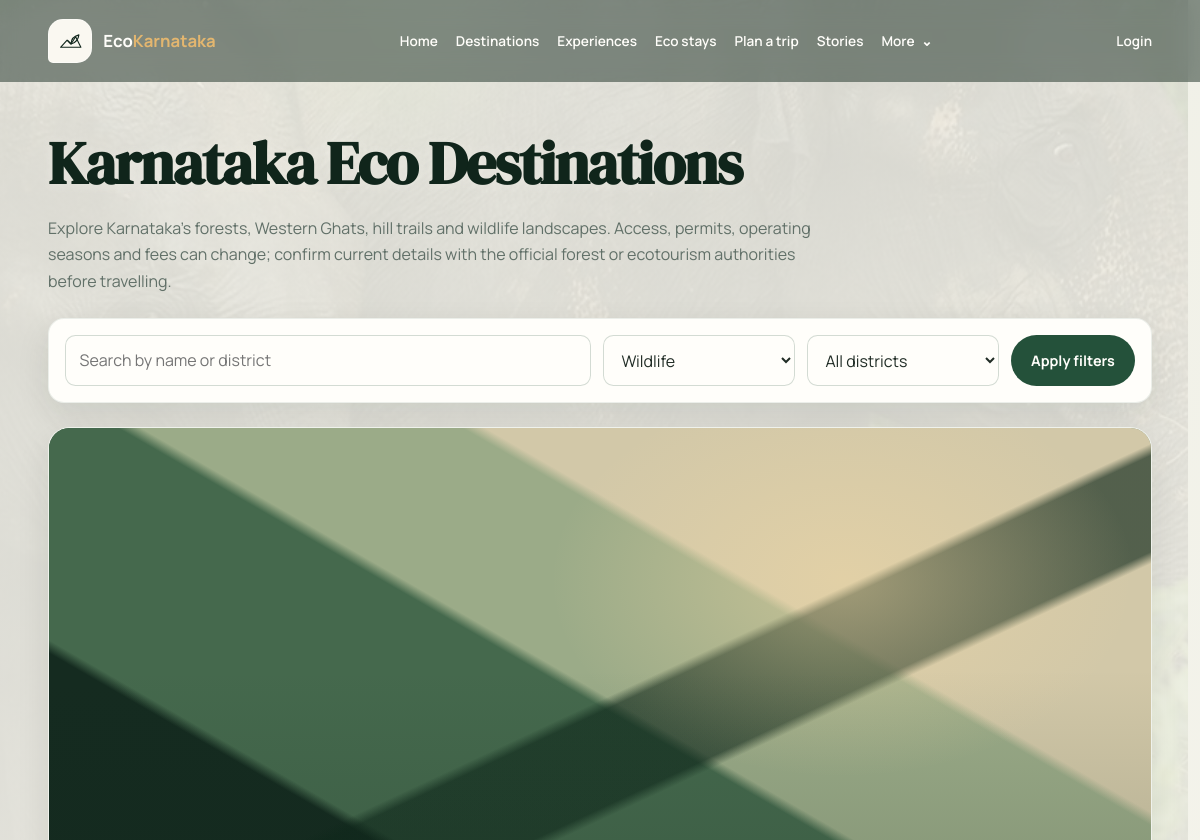
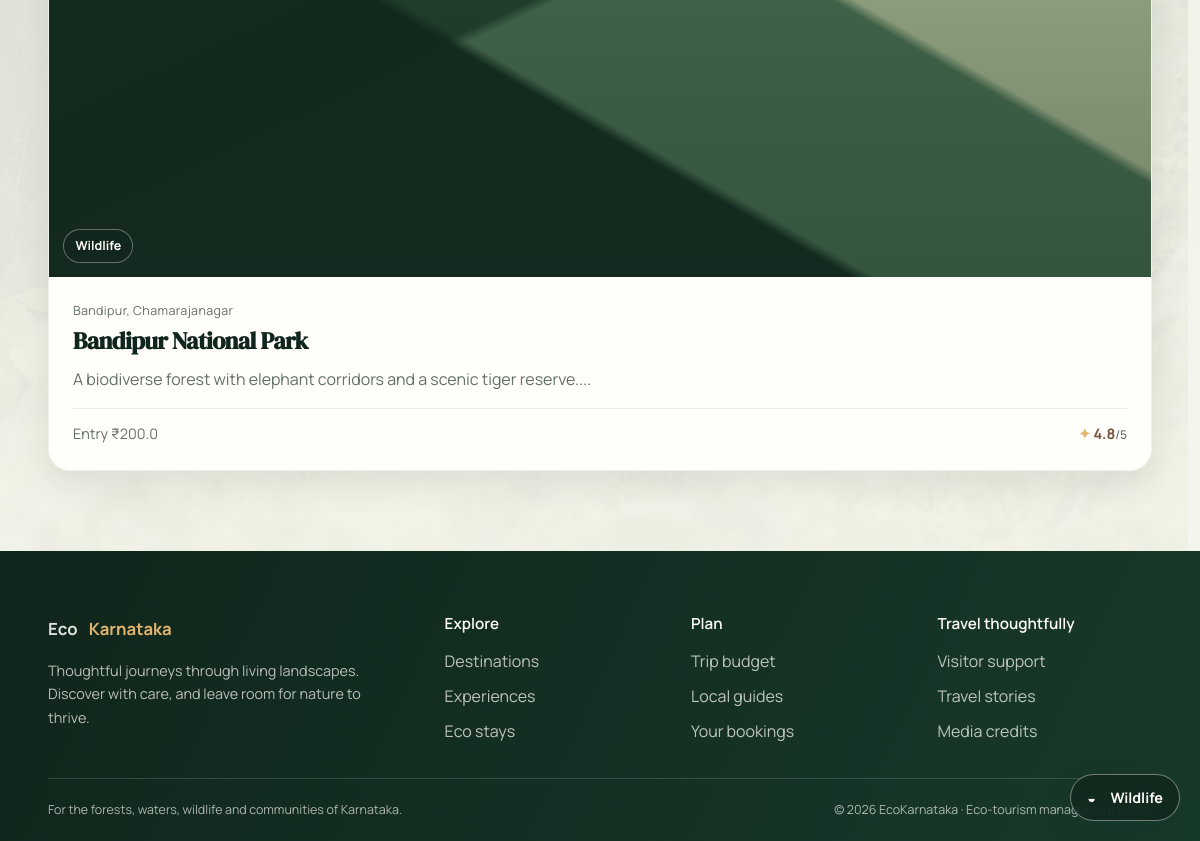
/places?category=wildlife, run on an earlier commit of the app's database (2 pictures, top to bottom).
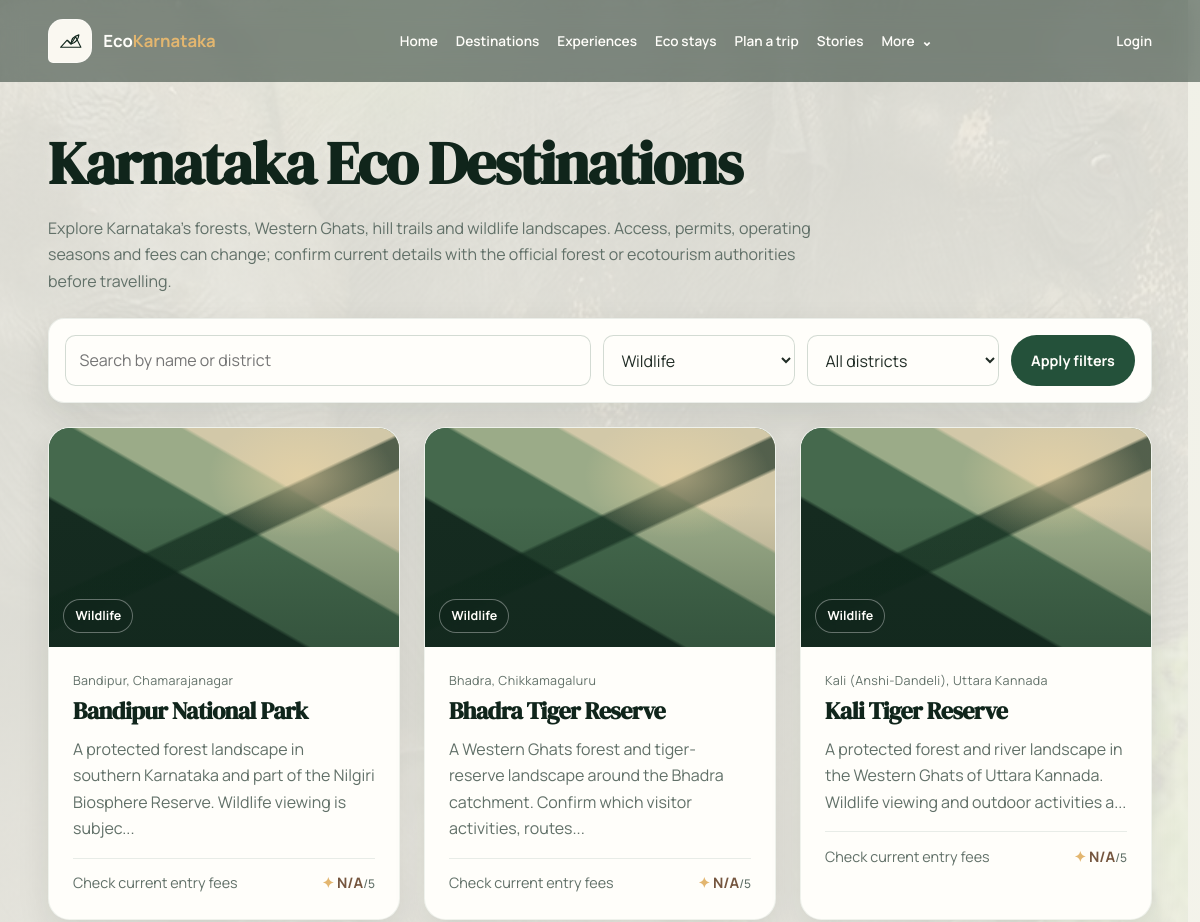
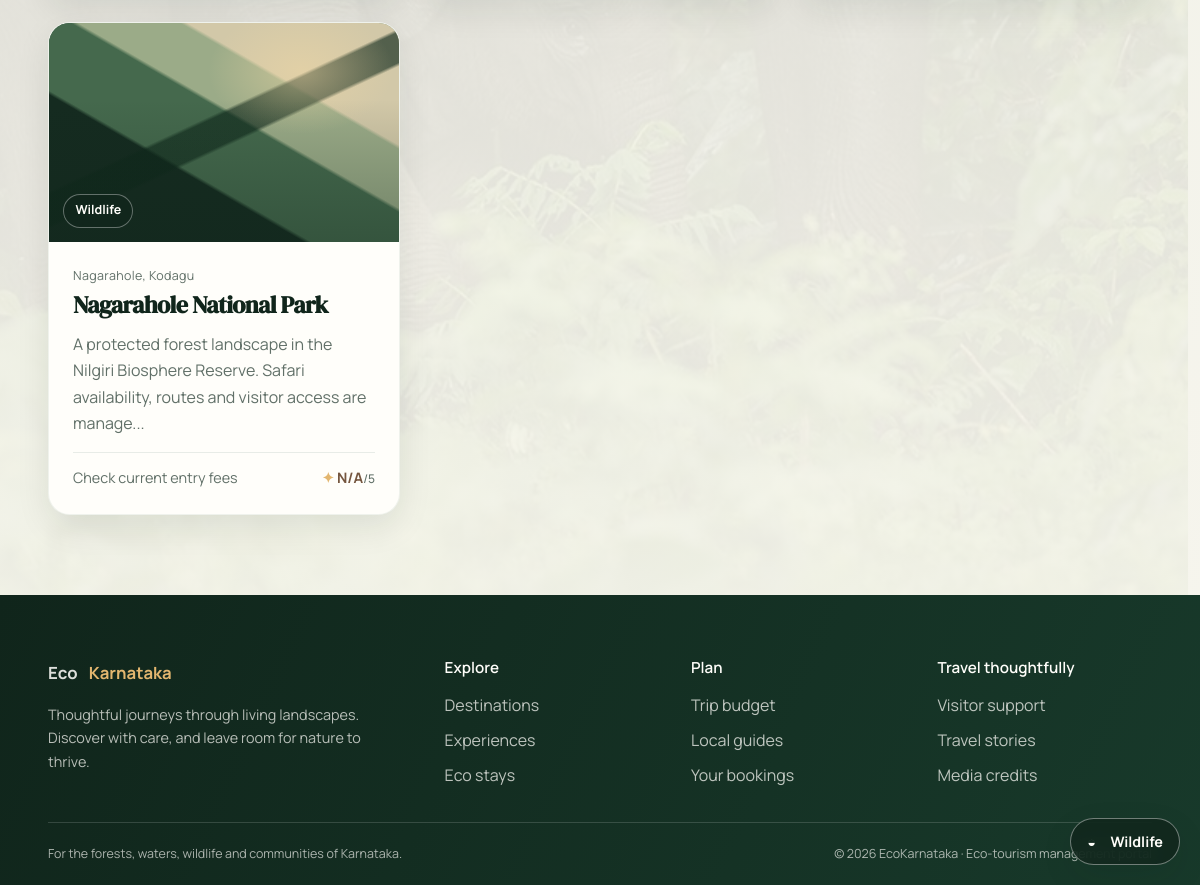
And on a later commit of the database (2 pictures, top to bottom).
### app/models.py (models this page shows)
class Place(SQLModel, table=True):
    id: Optional[int] = Field(default=None, primary_key=True)
    place_name: str
    location: str
    category: str
    description: str
    entry_fee: float = 0.0
    visiting_hours: str = "9:00 AM - 5:00 PM"
    status: str = "pending"
    district: Optional[str] = None
    latitude: Optional[float] = None
    longitude: Optional[float] = None
    image_url: Optional[str] = None
    best_season: Optional[str] = None
    eco_rating: Optional[float] = None
    created_by: Optional[int] = Field(default=None, foreign_key="user.id")
    created_at: datetime = Field(default_factory=datetime.utcnow)

### app/routers/places.py (the view)
@router.get("/places")
def places_page(request: Request, db: Session = Depends(get_db), category: str = "", district: str = "", q: str = ""):
    user = get_current_user_optional(request, db)
    places = _place_query_filters(db, category=category, district=district, query=q)
    categories = ["wildlife", "forest", "trekking", "mountain", "waterfall", "hill station", "backwaters"]
    districts = sorted({p.district for p in db.exec(select(Place).where(Place.status == "approved")).all() if p.district})
    return request.app.state.templates.TemplateResponse(
        "places.html",
        {"request": request, "user": user, "places": places, "categories": categories, "districts": districts, "category": category, "district": district, "q": q},
    )

### app/templates/places.html (shortened to what this page needs)
{% extends "base.html" %}
{% block content %}
<h1>Karnataka Eco Destinations</h1>
<p class="page-intro">Explore Karnataka’s forests, Western Ghats, hill trails and wildlife landscapes. Access, permits, operating seasons and fees can change; confirm current details with the official forest or ecotourism authorities before travelling.</p>
<form class="filters" method="get" action="/places">
  <input type="text" name="q" value="{{ q }}" placeholder="Search by name or district">
  <select name="category">
    {% for cat in categories %}
      <option value="{{ cat }}" {% if cat == category %}selected{% endif %}>{{ cat|title }}</option>
    {% endfor %}
  </select>
  <select name="district">
    <option value="">All districts</option>
  </select>
  <button type="submit">Apply filters</button>
</form>
{% if not places %}
  <div class="empty-state">No approved places match your search. Try another category or district.</div>
{% else %}
  <div class="card-grid">
    {% for place in places %}
      <article class="card place-card">
        <a class="card-media" href="/places/{{ place.id }}" aria-label="Explore {{ place.place_name }}">
          <span class="card-media__fallback" aria-hidden="true"></span>
          <span class="card-media__label">{{ place.category|title }}</span>
        </a>
        <div class="card-body">
          <p class="card-location">{{ place.location }}, {{ place.district or 'Karnataka' }}</p>
          <h3><a href="/places/{{ place.id }}">{{ place.place_name }}</a></h3>
          <p>{{ place.description[:120] }}...</p>
          <div class="card-meta">
            <span>{% if place.entry_fee %}Entry ₹{{ place.entry_fee }}{% else %}Check current entry fees{% endif %}</span>
            <span class="eco-rating"><span aria-hidden="true">✦</span> {{ place.eco_rating or 'N/A' }}<small>/5</small></span>
          </div>
        </div>
      </article>
    {% endfor %}
  </div>
{% endif %}
{% endblock %}

What changed in the data, as far as the page shows it:
changed Place "Bandipur National Park": description "A biodiverse forest with elephant corridors and a scenic tiger reserve." → "A protected forest landscape in southern Karnataka and part of the Nilgiri Biosphere Reserve. Wildlife viewing is subjec"; eco_rating "4.8" → "N/A"; entry_fee "200.0" → (not shown); entry_fee "Entry ₹" → "Check current entry fees"
added Place: category "Wildlife", location "Bhadra", district "Chikkamagaluru", place_name "Bhadra Tiger Reserve", description "A Western Ghats forest and tiger-reserve landscape around the Bhadra catchment. Confirm which visitor activities, routes", entry_fee "Check current entry fees", eco_rating "N/A"
added Place: category "Wildlife", location "Kali (Anshi-Dandeli)", district "Uttara Kannada", place_name "Kali Tiger Reserve", description "A protected forest and river landscape in the Western Ghats of Uttara Kannada. Wildlife viewing and outdoor activities a", entry_fee "Check current entry fees", eco_rating "N/A"
added Place: category "Wildlife", location "Nagarahole", district "Kodagu", place_name "Nagarahole National Park", description "A protected forest landscape in the Nilgiri Biosphere Reserve. Safari availability, routes and visitor access are manage", entry_fee "Check current entry fees", eco_rating "N/A"
